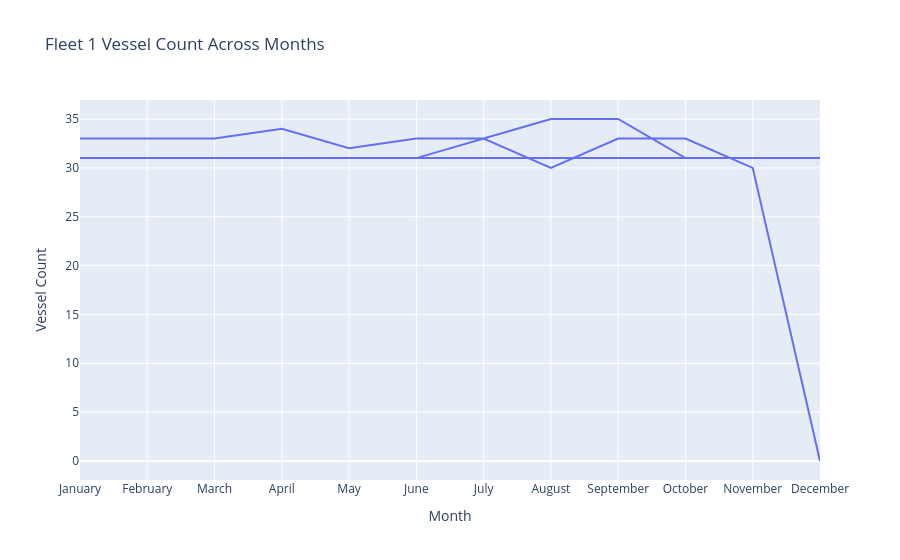

The notebook cell this image was saved under:
### Code cell
import matplotlib.pyplot as plt
import plotly.express as px

# Matplotlib plot
plt.figure(figsize=(10, 6))
plt.plot(df['Month'], df['FLEET 1'], label='Fleet 1', marker='o')

plt.title('Fleet 1 Vessel Count Across Months')
plt.xlabel('Month')
plt.ylabel('Vessel Count')
plt.xticks(rotation=45)
plt.grid(True)

plt.legend()
plt.tight_layout()
plt.show()

# Plotly plot (interactive)
fig = px.line(df, x='Month', y='FLEET 1', title='Fleet 1 Vessel Count Across Months')
fig.update_xaxes(title_text='Month')
fig.update_yaxes(title_text='Vessel Count')
fig.show()

### Figure 1 — Plotly figure (JSON) as saved in the notebook; plotly's stock layout.template omitted (floating-point values rounded to 4 significant figures)
{"data": [{"hovertemplate": "Month=%{x}<br>FLEET 1=%{y}<extra></extra>", "legendgroup": "", "line": {"color": "#636efa", "dash": "solid"}, "marker": {"symbol": "circle"}, "mode": "lines", "name": "", "orientation": "v", "showlegend": false, "type": "scatter", "x": ["January", "February", "March", "April", "May", "June", "July", "August", "September", "October", "November", "December", "January", "February", "March", "April", "May", "June", "July", "August", "September", "October", "November", "December"], "xaxis": "x", "y": [33, 33, 33, 34, 32, 33, 33, 35, 35, 31, 31, 31, 31, 31, 31, 31, 31, 31, 33, 30, 33, 33, 30, 0], "yaxis": "y"}], "layout": {"autosize": true, "legend": {"tracegroupgap": 0}, "title": {"text": "Fleet 1 Vessel Count Across Months"}, "xaxis": {"anchor": "y", "autorange": true, "domain": [0, 1], "range": [0, 11], "title": {"text": "Month"}, "type": "category"}, "yaxis": {"anchor": "x", "autorange": true, "domain": [0, 1], "range": [-1.944, 36.94], "title": {"text": "Vessel Count"}, "type": "linear"}}}
